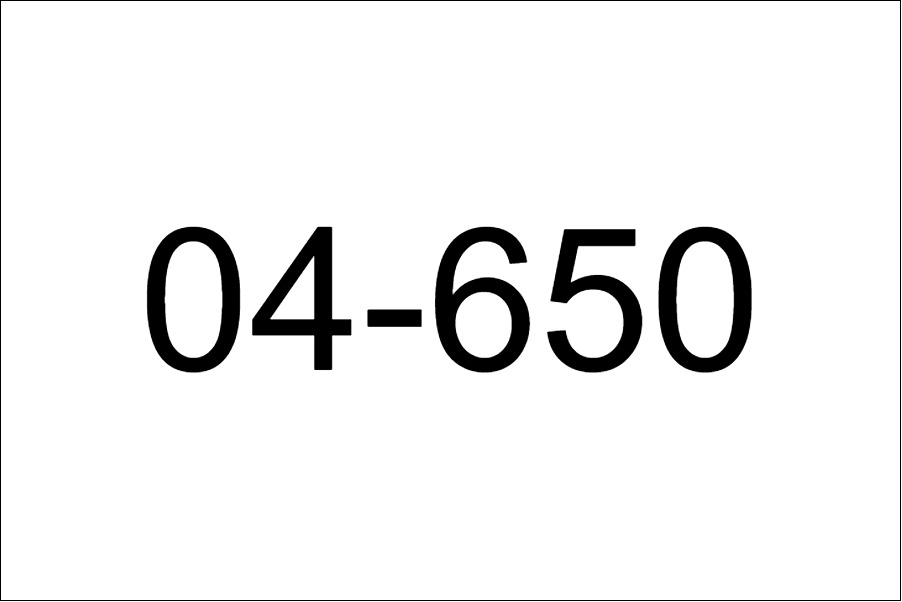
#> input picture latex/HW3/04-650.jpg, 902 x 602 px
$ jupyter execute --allow-errors imagecompression.ipynb
#> lines starting #> are read from the running program, lines starting #| are printed output that depends on the picture
# IMAGE COMPRESSION

In class we explored the concept of low rank approximation where we approximated a matrix as the product of two low rank matrices. With the Singular Value Decomposition (SVD), you can approximate a matrix as the sum of several rank-1 matrices, and this was also demostrated

An image has been provided for you in the handout

1. What are the dimensions of the provided image?

[cell 1]
from PIL import Image

# Load the image
image_path = '04-650.jpg'  # Replace with the actual path to your image
image = Image.open(image_path)
#> image is the input picture: PIL image 902x602 RGB; min 0, max 255, mean 239.8

# Display the dimensions
width, height = image.size
#> width = 902; height = 602
print(f"Dimensions of the image: {width} x {height}")
#| Dimensions of the image: 902 x 602

#> (a cell that did not finish here is left out)

2. Obtain the SVD decomposition of the image and visualize the rank-1 matrix corresponding to the largest singular value

[cell 3]
import numpy as np
import matplotlib.pyplot as plt

# Convert the image to grayscale
image_gray = image.convert('L')
image_matrix = np.array(image_gray)

# Perform SVD
U, S, V_Transpose = np.linalg.svd(image_matrix, full_matrices=False)
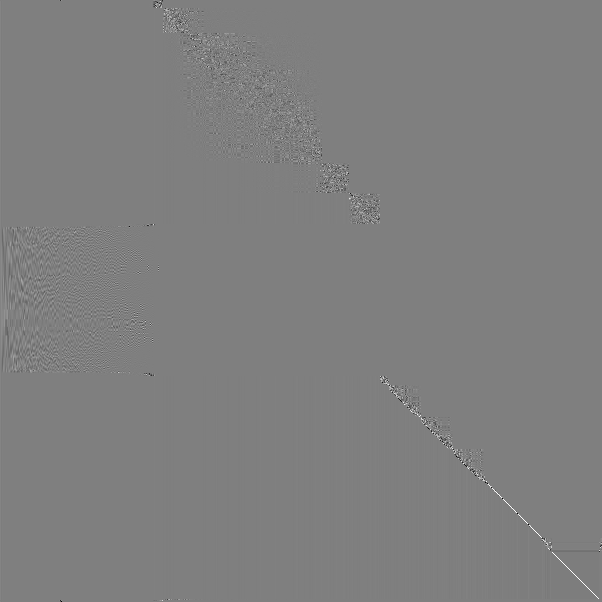
#> U: shape (602, 602) float64; min -0.994, max 0.996, mean 6.91e-05; drawn with min black and max white
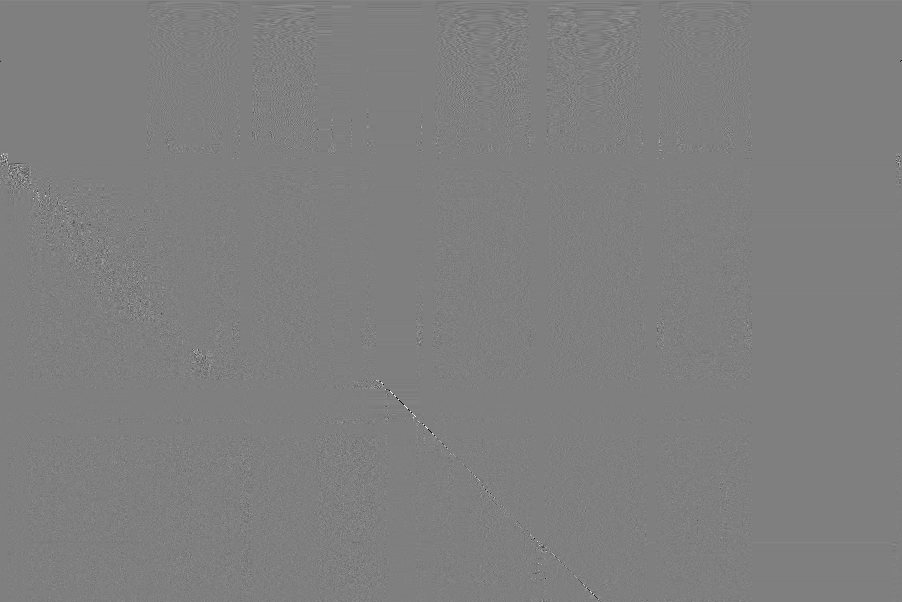
#> V_Transpose: shape (602, 902) float64; min -0.992, max 0.991, mean 5e-05; drawn with min black and max white
#> S = 602 values, max 178433.2 at index 0, min 1.77e-11 at index 171, mean 552.9

# Reconstruct the rank-1 approximation
rank_1_matrix = np.outer(U[:, 0], V_Transpose[0]) * S[0]
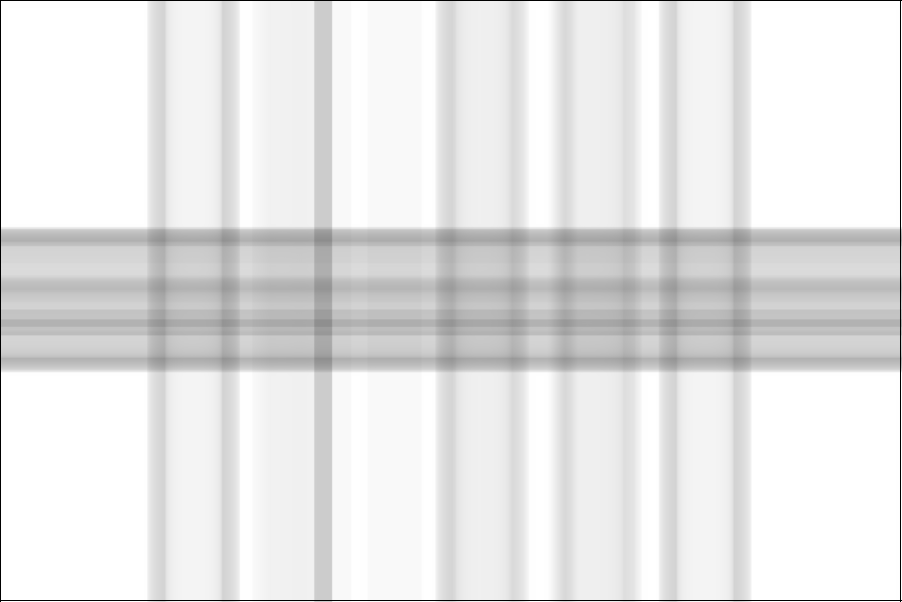
#> rank_1_matrix: shape (602, 902) float64; min 0.000561, max 266.1, mean 240; drawn with min black and max white

# Plot the original grayscale image and the rank-1 approximation
fig, axes = plt.subplots(1, 2, figsize=(12, 6))
axes[0].imshow(image_matrix, cmap='gray')
axes[0].set_title('Original Grayscale Image')
axes[0].axis('off')

axes[1].imshow(rank_1_matrix, cmap='gray')
axes[1].set_title('Rank-1 Approximation')
axes[1].axis('off')

plt.show()
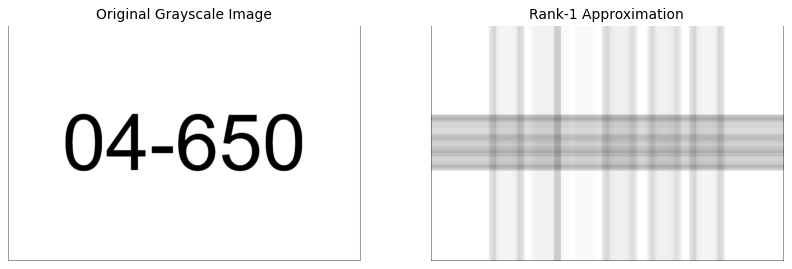
#> figure drawn by matplotlib, 2 panels

3. Add up the rank-1 matrices for the top 3 singular values and visualize your result . whatd you your observe?

[cell 4]
# Reconstruct the rank-1 matrices for the top 3 singular values
rank_1_matrix_1 = np.outer(U[:, 0], V_Transpose[0]) * S[0]
rank_1_matrix_2 = np.outer(U[:, 1], V_Transpose[1]) * S[1]
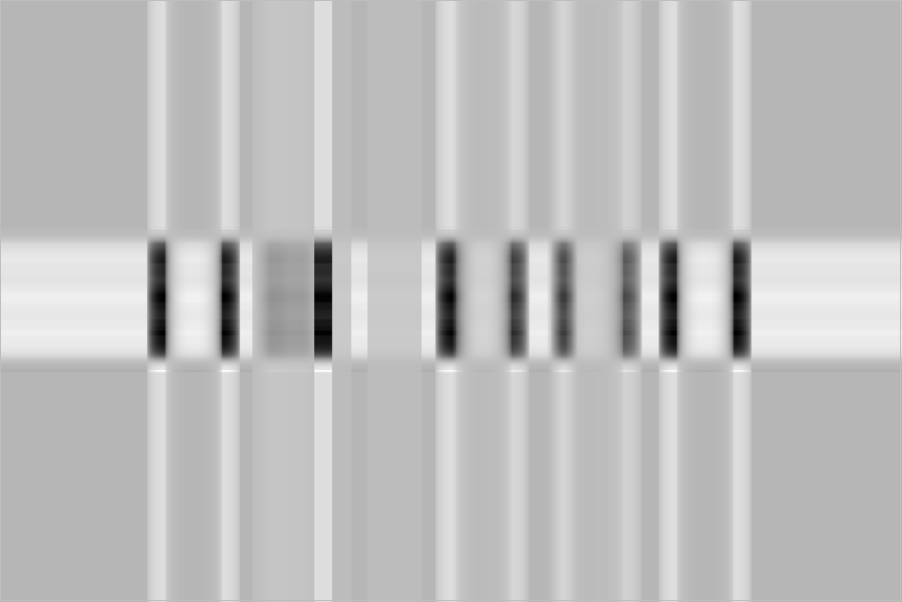
#> rank_1_matrix_2: shape (602, 902) float64; min -208.6, max 70.39, mean -0.1; drawn with min black and max white
rank_1_matrix_3 = np.outer(U[:, 2], V_Transpose[2]) * S[2]
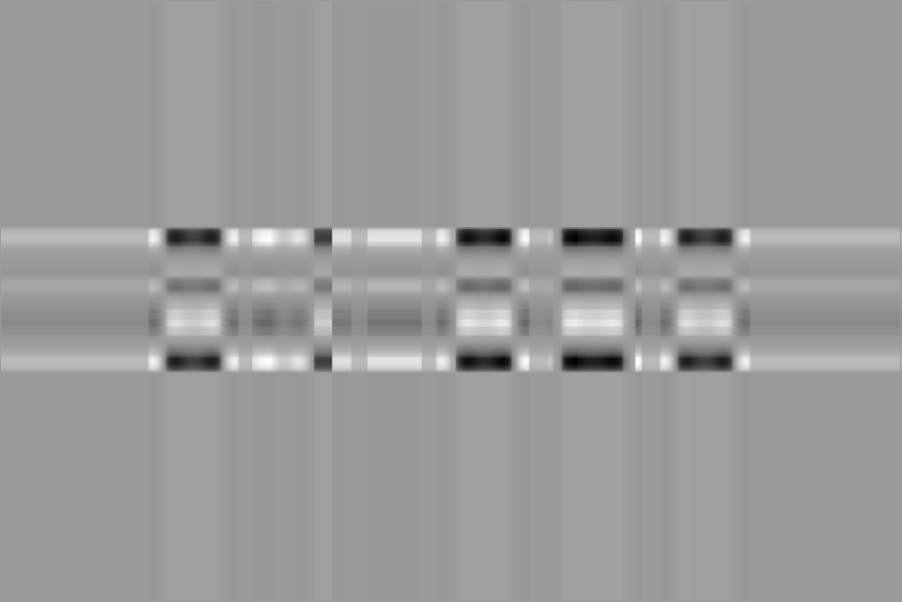
#> rank_1_matrix_3: shape (602, 902) float64; min -221.2, max 142, mean 0; drawn with min black and max white

# Sum the rank-1 matrices
rank_3_matrix = rank_1_matrix_1 + rank_1_matrix_2 + rank_1_matrix_3
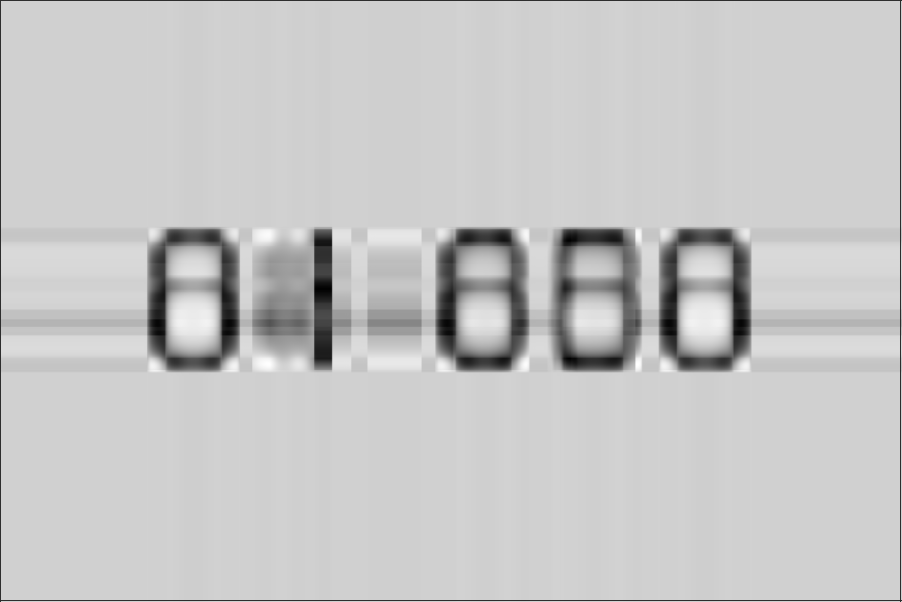
#> rank_3_matrix: shape (602, 902) float64; min -71.81, max 327.8, mean 239.8; drawn with min black and max white

# Plot the original grayscale image and the rank-3 approximation
fig, axes = plt.subplots(1, 2, figsize=(12, 6))
axes[0].imshow(image_matrix, cmap='gray')
axes[0].set_title('Original Grayscale Image')
axes[0].axis('off')

axes[1].imshow(rank_3_matrix, cmap='gray')
axes[1].set_title('Rank-3 Approximation')
axes[1].axis('off')

plt.show()

The more I add up the rank-1 matrices, our rank-3 approximated image approaches the original image, more features are covered

4. Add up the rank-1 matrices for the top 10 singular values and visualize your result . whatd you your observe?

[cell 5]
rank_1_matrix_4 = np.outer(U[:, 3], V_Transpose[3]) * S[3]
rank_1_matrix_5 = np.outer(U[:, 4], V_Transpose[4]) * S[4]
rank_1_matrix_6 = np.outer(U[:, 5], V_Transpose[5]) * S[5]
rank_1_matrix_7 = np.outer(U[:, 6], V_Transpose[6]) * S[6]
rank_1_matrix_8 = np.outer(U[:, 7], V_Transpose[7]) * S[7]
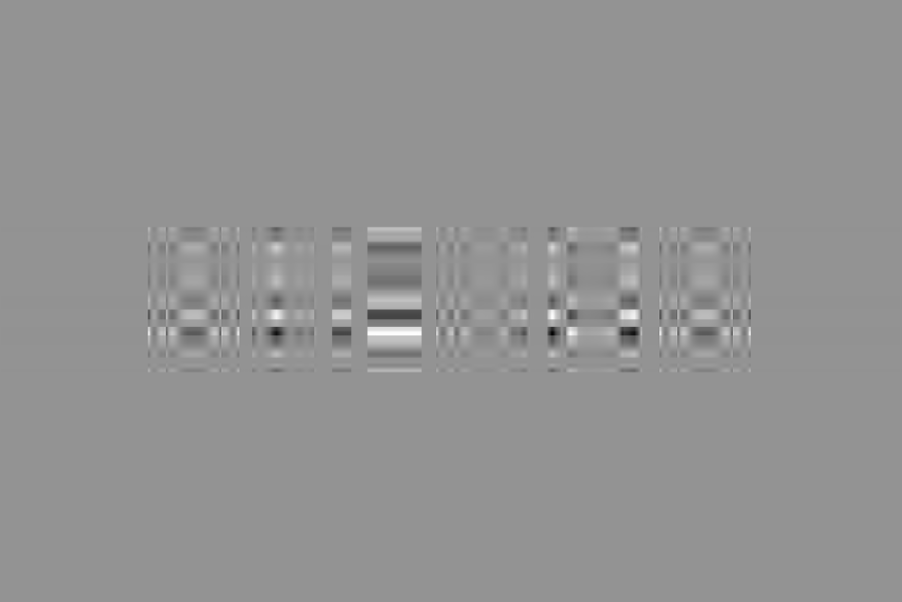
#> rank_1_matrix_8: shape (602, 902) float64; min -147, max 107.6, mean 0; drawn with min black and max white
rank_1_matrix_9 = np.outer(U[:, 8], V_Transpose[8]) * S[8]
rank_1_matrix_10 = np.outer(U[:, 9], V_Transpose[9]) * S[9]

# Sum the rank-1 matrices
rank_10_matrix = rank_1_matrix_1 + rank_1_matrix_2 + rank_1_matrix_3 + rank_1_matrix_4 + rank_1_matrix_5 + rank_1_matrix_6 + rank_1_matrix_7 + rank_1_matrix_8 + rank_1_matrix_9 + rank_1_matrix_10

# Plot the original grayscale image and the rank-10 approximation
fig, axes = plt.subplots(1, 2, figsize=(12, 6))
axes[0].imshow(image_matrix, cmap='gray')
axes[0].set_title('Original Grayscale Image')
axes[0].axis('off')

axes[1].imshow(rank_10_matrix, cmap='gray')
axes[1].set_title('Rank-3 Approximation')
axes[1].axis('off')

plt.show()

The more I add rank 1 approximations, the more close the approximate to the original image we get to

5. Assuming 1 byte of memory is required for one element of the image matrix, determine the top k rank-1 matrices required to represent the image if a compression ratio of 13:1 is desired. What is the value of k? Add up the rank-1 matrices for the top K singular values and visaulize your results. Remember to show your workings

[cell 6]
# Initialize the rank-28 approximation matrix
rank_28_matrix = np.zeros_like(image_matrix, dtype=float)

# Sum the rank-1 matrices for the top 28 singular values
for i in range(28):
    rank_1_matrix_i = np.outer(U[:, i], V_Transpose[i]) * S[i]
    rank_28_matrix += rank_1_matrix_i
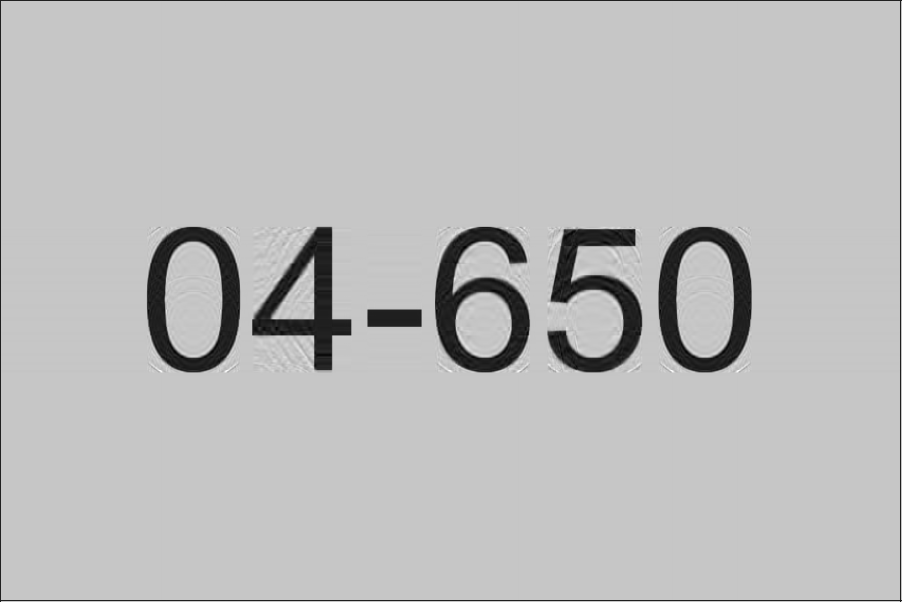
#> rank_28_matrix: shape (602, 902) float64; min -48.97, max 342.2, mean 239.8; drawn with min black and max white
# Plot the original grayscale image and the rank-28 approximation
fig, axes = plt.subplots(1, 2, figsize=(12, 6))
axes[0].imshow(image_matrix, cmap='gray')
axes[0].set_title('Original Grayscale Image')
axes[0].axis('off')

axes[1].imshow(rank_28_matrix, cmap='gray')
axes[1].set_title('Rank-28 Approximation')
axes[1].axis('off')

plt.show()
